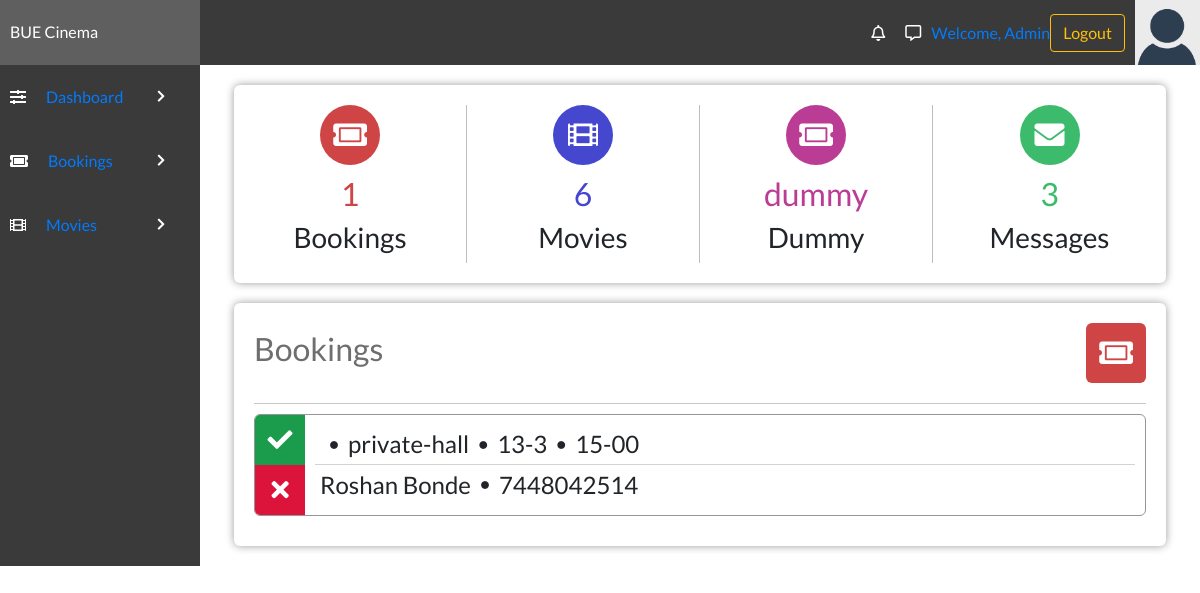
/admin/admin.php (signed in), run on the app's committed database.
### tables this page shows
CREATE TABLE `bookingtable` (
  `bookingID` int(11) NOT NULL,
  `movieID` int(11) DEFAULT NULL,
  `bookingTheatre` varchar(100) NOT NULL,
  `bookingType` varchar(100) DEFAULT NULL,
  `bookingDate` varchar(50) NOT NULL,
  `bookingTime` varchar(50) NOT NULL,
  `bookingFName` varchar(100) NOT NULL,
  `bookingLName` varchar(100) DEFAULT NULL,
  `bookingPNumber` varchar(12) NOT NULL,
  `bookingEmail` varchar(255) NOT NULL,
  `ORDERID` varchar(255) NOT NULL
);

### admin/admin.php (the view, shortened to what this page needs)
<!DOCTYPE html>
<html lang="en">
<head>
    <link rel="stylesheet" href="../style/styles.css">
    <link rel="stylesheet" href="https://use.fontawesome.com/releases/v5.7.2/css/all.css">
    <link rel="stylesheet" href="https://maxcdn.bootstrapcdn.com/bootstrap/4.0.0/css/bootstrap.min.css">
</head>
<body>
    <?php
    $link = mysqli_connect("localhost", "root", "", "cinema_db");
    $sql = "SELECT * FROM bookingtable";
    $bookingsNo = mysqli_num_rows(mysqli_query($link, $sql));
    $messagesNo = mysqli_num_rows(mysqli_query($link, "SELECT * FROM feedbacktable"));
    $moviesNo = mysqli_num_rows(mysqli_query($link, "SELECT * FROM movietable"));
    ?>
    <div class="admin-section-header">
        <div class="admin-logo">
            BUE Cinema
        </div>
        <div class="admin-login-info">
            <i class="far fa-bell admin-notification-button"></i>
            <i class="far fa-comment-alt"></i>
            <a href="#">Welcome, Admin</a>
            <form method='post' action="">
                <input type="submit" value="Logout" class="btn btn-outline-warning" name="but_logout">
            </form>
            <img class="admin-user-avatar" src="../img/avatar.png" alt="">
        </div>
    </div>
    <div class="admin-container">
        <div class="admin-section admin-section1 ">
            <ul>
                <li><i class="fas fa-sliders-h"></i><a href="admin.php">Dashboard </a><i class="fas admin-dropdown fa-chevron-right"></i></li>
                <li><i class="fas fa-ticket-alt"></i><a href="view.php">Bookings</a> <i class="fas admin-dropdown fa-chevron-right"></i></li>
                <li><i class="fas fa-film"></i><a href="addmovie.php">Movies</a> <i class="fas admin-dropdown fa-chevron-right"></i></a></li>
            </ul>
        </div>
        <div class="admin-section admin-section2">
            <div class="admin-section-column">
                <div class="admin-section-panel admin-section-stats">
                    <div class="admin-section-stats-panel">
                        <i class="fas fa-ticket-alt" style="background-color: #cf4545"></i>
                        <h2 style="color: #cf4545"><?php echo $bookingsNo ?></h2>
                        <h3>Bookings</h3>
                    </div>
                    <div class="admin-section-stats-panel">
                        <i class="fas fa-film" style="background-color: #4547cf"></i>
                        <h2 style="color: #4547cf"><?php echo $moviesNo ?></h2>
                        <h3>Movies</h3>
                    </div>
                    <div class="admin-section-stats-panel">
                        <i class="fas fa-ticket-alt" style="background-color: #bb3c95"></i>
                        <h2 style="color: #bb3c95">dummy</h2>
                        <h3>Dummy</h3>
                    </div>
                    <div class="admin-section-stats-panel" style="border: none">
                        <i class="fas fa-envelope" style="background-color: #3cbb6c"></i>
                        <h2 style="color: #3cbb6c"><?php echo $messagesNo ?></h2>
                        <h3>Messages</h3>
                    </div>
                </div>
                <div class="admin-section-panel admin-section-panel1">
                    <div class="admin-panel-section-header">
                        <h2>Bookings</h2>
                        <i class="fas fa-ticket-alt" style="background-color: #cf4545"></i>
                    </div>
                    <div class="admin-panel-section-content">
                        <?php
                        if ($result = mysqli_query($link, $sql)) {
                            if (mysqli_num_rows($result) > 0) {
                                while ($row = mysqli_fetch_array($result)) {
                                    echo "<div class=\"admin-panel-section-booking-item\">\n";
                                    echo "                            <div class=\"admin-panel-section-booking-response\">\n";
                                    echo "                                <i class=\"fas fa-check accept-booking\" title=\"Verify booking\"></i>\n";
                                    echo "                                <a href='deleteBooking.php?id=" . $row['bookingID'] . "'><i class=\"fas fa-times decline-booking\" title=\"Reject booking\"></i></a>\n";
                                    echo "                            </div>\n";
                                    echo "                            <div class=\"admin-panel-section-booking-info\">\n";
                                    echo "                                <div>\n";
                                    echo "                                    <i class=\"fas fa-circle \"></i>\n";
                                    echo "                                    <h4>" . $row['bookingTheatre'] . "</h4>\n";
                                    echo "                                    <i class=\"fas fa-circle \"></i>\n";
                                    echo "                                    <h4>" . $row['bookingDate'] . "</h4>\n";
                                    echo "                                    <i class=\"fas fa-circle \"></i>\n";
                                    echo "                                    <h4>" . $row['bookingTime'] . "</h4>\n";
                                    echo "                                </div>\n";
                                    echo "                                <div>\n";
                                    echo "                                    <h4>" . $row['bookingFName'] . " " . $row['bookingLName'] . "</h4>\n";
                                    echo "                                    <i class=\"fas fa-circle\"></i>\n";
                                    echo "                                    <h4>" . $row['bookingPNumber'] . "</h4>\n";
                                    echo "                                </div>\n";
                                    echo "                            </div>\n";
                                    echo "                        </div>";
                                }
                            } else {
                                echo '<h4 class="no-annot">No Bookings right now</h4>';
                            }
                        } else {
                            echo "ERROR: Could not able to execute $sql. " . mysqli_error($link);
                        }
                        ?>
                    </div>
                </div>
            </div>
        </div>
    </div>
</body>
</html>

### style/styles.css (style rules this page uses)
* { margin: 0; padding: 0; box-sizing: border-box; font-family: "Lato", sans-serif; text-decoration: none; color: unset; }
.admin-dropdown { float: right; font-style: normal; margin-left: 3px; font-size: 13px; position: absolute; right: 15px; top: 25px; margin: 0; }
.admin-section-header { color: #fff; width: 100%; background-color: #3a3a3a; display: grid; grid-template-columns: 1fr 5fr; }
.admin-user-avatar { width: 65px; }
.admin-login-info { display: flex; align-items: center; justify-content: flex-end; }
.admin-login-info i { margin: 0 10px; cursor: pointer; }
.admin-login-info img { margin-left: 10px; }
.admin-logo { padding: 20px 10px; background-color: #5f5f5f; }
.admin-container { display: grid; grid-template-columns: 1fr 5fr; }
.admin-section1 { background-color: #3a3a3a; height: 100%; }
.admin-section1 ul li { width: 100%; padding: 20px 10px; background-color: #3a3a3a; color: #fff; transition: all 0.3s ease; position: relative; cursor: pointer; }
.admin-section1 ul li i { margin-right: 20px; }
.admin-section2 { display: flex; flex-wrap: wrap; padding: 0 4px; }
.admin-section-column { flex: 100%; max-width: 100%; padding: 0 30px; }
.admin-section-panel { width: 100%; vertical-align: middle; background-color: #fff; -webkit-border-radius: 6px; -moz-border-radius: 6px; border-radius: 6px; -webkit-box-shadow: 0px 0px 9px 0px rgba(0, 0, 0, 0.4); -moz-box-shadow: 0px 0px 9px 0px rgba(0, 0, 0, 0.4); box-shadow: 0px 0px 9px 0px rgba(0, 0, 0, 0.4); padding: 20px; margin: 20px 0; }
.admin-panel-section-header { display: flex; align-items: center; justify-content: flex-start; padding-bottom: 20px; border-bottom: #c7c7c7 1px solid; }
.admin-panel-section-header > h2 { color: #6e6e6e; }
.admin-panel-section-header > i { text-align: center; font-size: 30px; color: white; height: 60px; width: 60px; border-radius: 10%; line-height: 60px; transition: all 0.5s ease; margin-left: auto; cursor: pointer; }
.admin-section-stats { display: flex; padding: 20px 0; }
.admin-section-stats-panel { flex: 25%; max-width: 25%; text-align: center; border-right: #bdbdbd 1px solid; }
.admin-section-stats-panel > i { font-size: 30px; color: white; height: 60px; width: 60px; border-radius: 50%; line-height: 60px; transition: all 0.5s ease; margin-bottom: 10px; }
.admin-panel-section-booking-item { background-color: none; -webkit-border-radius: 6px; -moz-border-radius: 6px; border-radius: 6px; border: #969696 1px solid; margin: 10px 0; overflow: hidden; display: flex; transition: all 0.6s ease; }
.admin-panel-section-booking-response i { font-size: 25px; height: 50px; width: 50px; color: #fff; line-height: 50px; text-align: center; display: block; cursor: pointer; }
.admin-panel-section-booking-response .accept-booking { background-color: #1b9b4c; }
.admin-panel-section-booking-response .decline-booking { background-color: #dc143c; }
.admin-panel-section-booking-info { margin: 10px 10px; display: flex; flex: 100%; flex-direction: column; justify-content: center; }
.admin-panel-section-booking-info div:first-child { border-bottom: #d3d3d3 1px solid; }
.admin-panel-section-booking-info > div { height: 100%; display: flex; }
.admin-panel-section-booking-info > div > * { display: inline-block; margin: auto 5px; }
.admin-panel-section-booking-info > div .fa-circle { font-size: 8px; }

### data on the page
bookingtable: bookingTheatre "private-hall", bookingDate "13-3", bookingTime "15-00", bookingFName "Roshan", bookingLName "Bonde", bookingPNumber "7448042514"

### other printed values
$bookingsNo "1"
$moviesNo "6"
$messagesNo "3"
